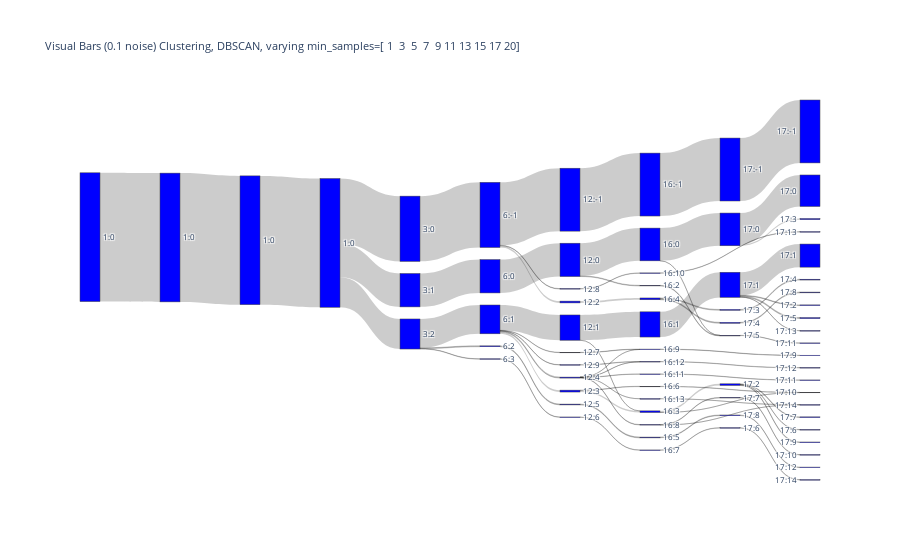

The cell this chart's notebook holds for it:
### Code cell
link, label = sk.convert_lbls_to_sankey_nodes(x_lbls_L)
# plot
fig = go.Figure(data=
          [go.Sankey(node = dict(pad = 15, thickness=20, label = label, color =  "blue"),
                     link = link)])
    
fig.update_layout(title_text="Visual Bars (0.1 noise) Clustering, DBSCAN, varying min_samples={}".format(minPoints_range), font_size=8)
fig.show()

### Figure 1 — Plotly figure (JSON) as saved in the notebook; plotly's stock layout.template omitted (floating-point values rounded to 4 significant figures; data arrays with more than 128 entries replaced by an {"elided": "..."} marker saying what was removed)
{"data": [{"link": {"source": {"elided": "849 int values"}, "target": {"elided": "849 int values"}, "value": {"elided": "849 int values"}}, "node": {"color": "blue", "label": ["1:0", "1:0", "1:0", "1:0", "3:0", "3:1", "3:2", "6:-1", "6:0", "6:1", "6:2", "6:3", "6:4", "12:-1", "12:0", "12:1", "12:2", "12:3", "12:4", "12:5", "12:6", "12:7", "12:8", "12:9", "12:10", "16:-1", "16:0", "16:1", "16:2", "16:3", "16:4", "16:5", "16:6", "16:7", "16:8", "16:9", "16:10", "16:11", "16:12", "16:13", "16:14", "17:-1", "17:0", "17:1", "17:2", "17:3", "17:4", "17:5", "17:6", "17:7", "17:8", "17:9", "17:10", "17:11", "17:12", "17:13", "17:14", "17:15", "17:-1", "17:0", "17:1", "17:2", "17:3", "17:4", "17:5", "17:6", "17:7", "17:8", "17:9", "17:10", "17:11", "17:12", "17:13", "17:14", "17:15"], "pad": 15, "thickness": 20}, "type": "sankey"}], "layout": {"font": {"size": 8}, "title": {"text": "Visual Bars (0.1 noise) Clustering, DBSCAN, varying min_samples=[ 1  3  5  7  9 11 13 15 17 20]"}}}
